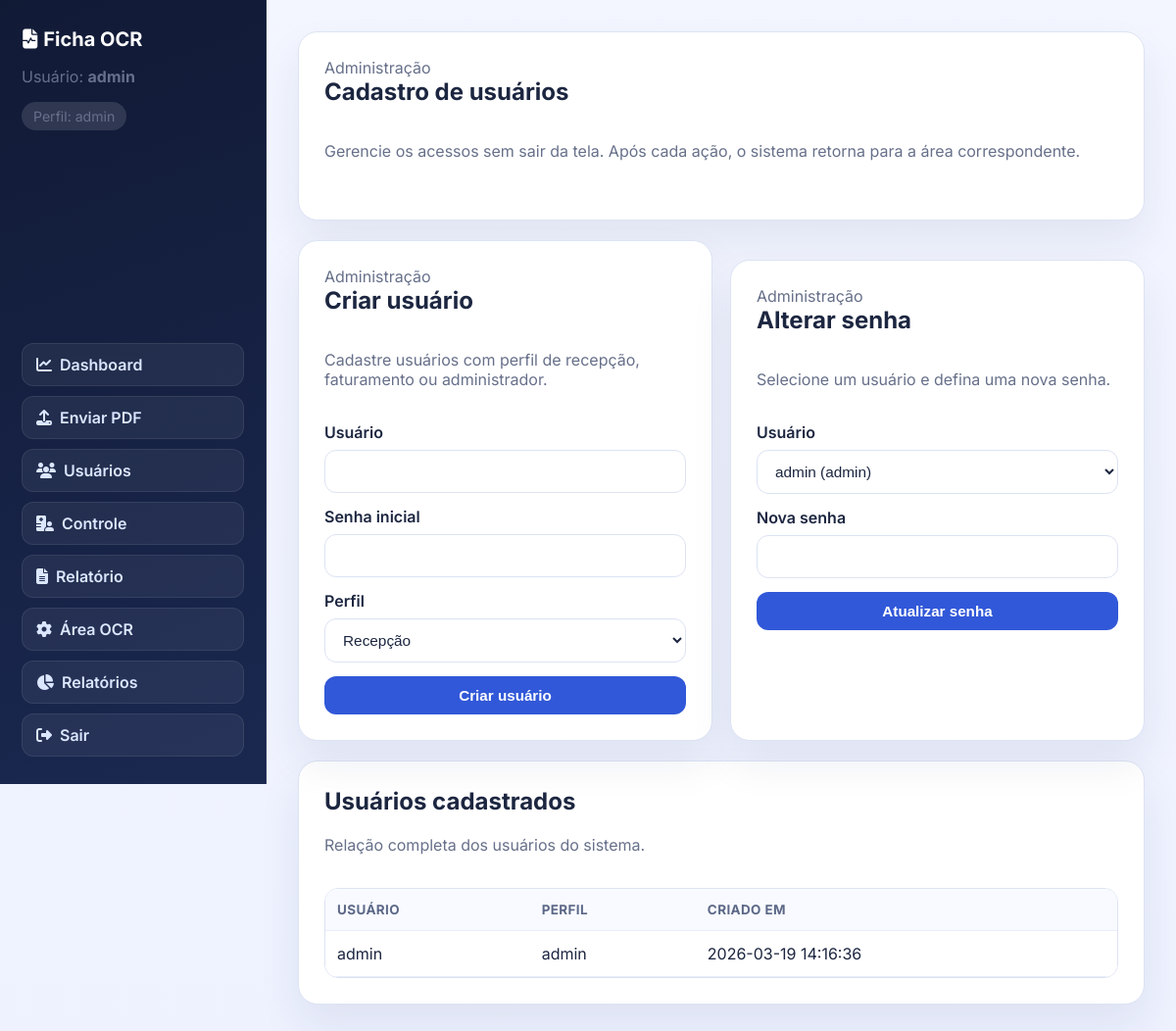
Before: /admin/users (signed in) with the older database file.
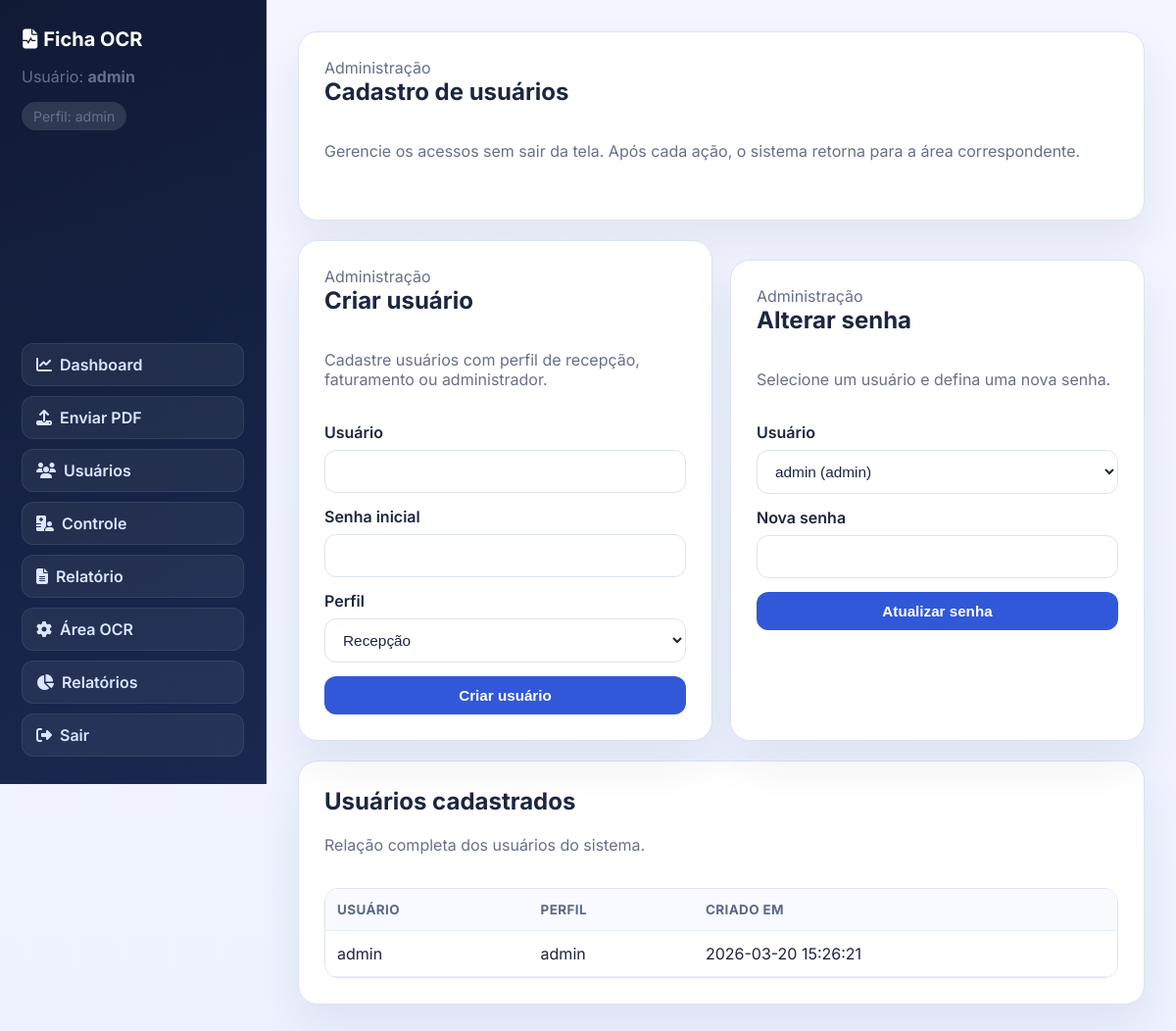
After: the same page with the newer database file.
### tables this page shows
CREATE TABLE users (
            id INTEGER PRIMARY KEY AUTOINCREMENT,
            username TEXT UNIQUE NOT NULL,
            password_hash TEXT NOT NULL,
            role TEXT NOT NULL CHECK(role IN ('recepcao', 'faturamento', 'admin')),
            created_at TIMESTAMP DEFAULT CURRENT_TIMESTAMP
        );

### app.py (the view, shortened to what this page needs)
@app.route("/admin/users", methods=["GET", "POST"])
@login_required
@role_required("admin")
def manage_users():
    db = get_db()
    users = db.execute(
        "SELECT id, username, role, created_at FROM users ORDER BY username ASC"
    ).fetchall()
    return render_template("admin_users.html", users=users)

### app.py (called while the page is built)
def get_db():
    if "db" not in g:
        g.db = sqlite3.connect(app.config["DATABASE"])
        g.db.row_factory = sqlite3.Row
    return g.db

def login_required(view):
    @wraps(view)
    def wrapped_view(**kwargs):
        if "user_id" not in session:
            flash("Faça login para acessar o sistema.", "warning")
            return redirect(url_for("login"))
        return view(**kwargs)
    return wrapped_view

def role_required(*roles):
    def decorator(view):
        @wraps(view)
        def wrapped_view(**kwargs):
            user = current_user()
            if user is None:
                flash("Faça login para continuar.", "warning")
                return redirect(url_for("login"))
            if user["role"] not in roles:
                flash("Você não tem permissão para acessar esta área.", "danger")
                return redirect(url_for("dashboard"))
            return view(**kwargs)
        return wrapped_view
    return decorator

def current_user():
    user_id = session.get("user_id")
    if not user_id:
        return None
    return get_db().execute(
        "SELECT id, username, role, created_at FROM users WHERE id = ?", (user_id,)
    ).fetchone()

### templates/admin_users.html (shortened to what this page needs)
{% extends 'base.html' %}
{% block content %}
<section class="card page-intro">
  <div class="section-header column">
    <div>
      <span class="eyebrow">Administração</span>
      <h2>Cadastro de usuários</h2>
    </div>
    <p class="muted">Gerencie os acessos sem sair da tela. Após cada ação, o sistema retorna para a área correspondente.</p>
  </div>
</section>
<section class="grid-2">
  <article class="card" id="cadastro-usuario">
    <div class="section-header column">
      <div>
        <span class="eyebrow">Administração</span>
        <h2>Criar usuário</h2>
      </div>
      <p class="muted">Cadastre usuários com perfil de recepção, faturamento ou administrador.</p>
    </div>
    <form method="post" class="form-grid">
      <label>
        Usuário
        <input type="text" name="username" required>
      </label>
      <label>
        Senha inicial
        <input type="password" name="password" required>
      </label>
      <label>
        Perfil
        <select name="role" required>
          <option value="recepcao">Recepção</option>
        </select>
      </label>
      <button type="submit">Criar usuário</button>
    </form>
  </article>
  <article class="card" id="alterar-senha">
    <div class="section-header column">
      <div>
        <span class="eyebrow">Administração</span>
        <h2>Alterar senha</h2>
      </div>
      <p class="muted">Selecione um usuário e defina uma nova senha.</p>
    </div>
    <form method="post" class="form-grid">
      <label>
        Usuário
        <select name="user_id" required>
          {% for user in users %}
          <option value="{{ user['id'] }}">{{ user['username'] }} ({{ user['role'] }})</option>
          {% endfor %}
        </select>
      </label>
      <label>
        Nova senha
        <input type="password" name="new_password" required>
      </label>
      <button type="submit">Atualizar senha</button>
    </form>
  </article>
</section>
<section class="card">
  <div class="section-header">
    <div>
      <h2>Usuários cadastrados</h2>
      <p class="muted">Relação completa dos usuários do sistema.</p>
    </div>
  </div>
  <div class="table-wrap">
    <table>
      <thead>
        <tr>
          <th>Usuário</th>
          <th>Perfil</th>
          <th>Criado em</th>
        </tr>
      </thead>
      <tbody>
        {% for user in users %}
        <tr>
          <td>{{ user['username'] }}</td>
          <td>{{ user['role'] }}</td>
          <td>{{ user['created_at'] }}</td>
        </tr>
        {% else %}
        <tr>
          <td colspan="3" class="empty-state">Nenhum usuário cadastrado.</td>
        </tr>
        {% endfor %}
      </tbody>
    </table>
  </div>
</section>
{% endblock %}

### templates/base.html (shortened to what this page needs)
<!doctype html>
<html lang="pt-BR">
  <head>
    <link href="https://cdnjs.cloudflare.com/ajax/libs/font-awesome/6.5.0/css/all.min.css" rel="stylesheet">
    <link rel="stylesheet" href="{{ url_for('static', filename='style.css') }}">
  </head>
  <body>
    <div class="app-shell">
      {% if current_user %}
      <aside class="sidebar">
        <div>
          <h1><i class="fa-solid fa-file-waveform"></i> Ficha OCR</h1>
          <p class="muted">
            Usuário: <strong>{{ current_user['username'] }}</strong>
          </p>
          <p class="badge">
            Perfil: {{ current_user['role'] }}
          </p>
        </div>
        <nav>
          <a href="{{ url_for('dashboard') }}">
            <i class="fa-solid fa-chart-line"></i> Dashboard
          </a>
          {% if current_user['role'] in ['recepcao', 'admin'] %}
          <a href="{{ url_for('upload_pdf') }}">
            <i class="fa-solid fa-upload"></i> Enviar PDF
          </a>
          {% endif %}
          {% if current_user['role'] == 'admin' %}
          <a href="{{ url_for('manage_users') }}">
            <i class="fa-solid fa-users"></i> Usuários
          </a>
          <a href="/controle_pacientes">
            <i class="fa-solid fa-hospital-user"></i> Controle
          </a>
          <a href="/controle_relatorio">
            <i class="fa-solid fa-file-lines"></i> Relatório
          </a>
          <a href="{{ url_for('manage_ocr_settings') }}">
            <i class="fa-solid fa-gear"></i> Área OCR
          </a>
          <a href="{{ url_for('reports') }}">
            <i class="fa-solid fa-chart-pie"></i> Relatórios
          </a>
          {% endif %}
          <a href="{{ url_for('logout') }}">
            <i class="fa-solid fa-right-from-bracket"></i> Sair
          </a>
        </nav>
      </aside>
      {% endif %}
      <main class="content {% if not current_user %}content-auth{% endif %}">
        {% block content %}{% endblock %}
      </main>
    </div>
  </body>
</html>

Changed rows visible on the page:
changed users "admin": created_at "2026-03-19 14:16:36" → "2026-03-20 15:26:21"
